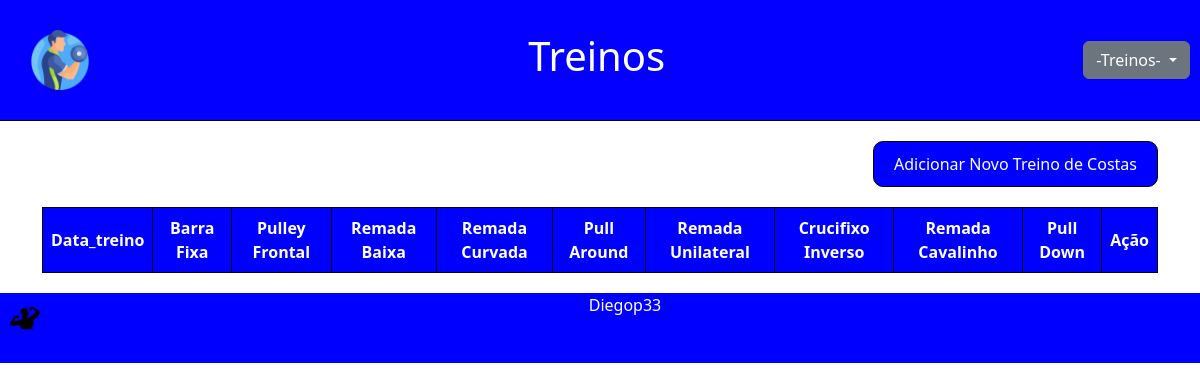
The app's page /costas/, older data.
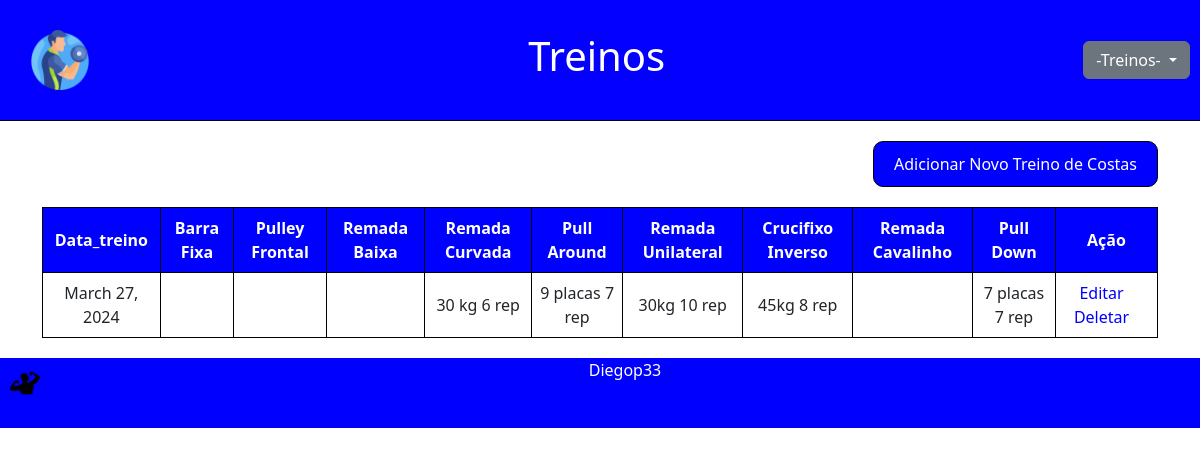
The same page, newer data.
### treino_academia/models.py (models this page shows, shortened)
class Costas(models.Model):
    data_treino = models.DateField()
    barra = models.CharField(max_length=100, blank=True)
    pulley_frontal = models.CharField(max_length=100, blank=True)
    remada_baixa = models.CharField(max_length=100, blank=True)
    remada_cur = models.CharField(max_length=100, blank=True)
    pull_aro = models.CharField(max_length=100, blank=True)
    remada_uni = models.CharField(max_length=100, blank=True)
    crucifixo_inv = models.CharField(max_length=100, blank=True)
    remada_cav = models.CharField(max_length=100, blank=True)
    pull_down = models.CharField(max_length=100, blank=True)
    class Meta:
        app_label = 'treino_academia'
        db_table = 'Treino_Costas'

### treino_academia/views.py (the view)
# urls.py: path('costas/', views.costas_list, name='costas_list'),
def costas_list(request):
    costas = Costas.objects.all()
    return render(request, 'costas_list.html', {'costas': costas})

### treino_academia/templates/costas_list.html (shortened to what this page needs)
{% load static %}
<!DOCTYPE html>
<html lang="pt-br">
<head>
  <link rel="stylesheet" href="{% static 'css/style.css' %}">
  <link href="https://cdn.jsdelivr.net/npm/bootstrap@5.2.2/dist/css/bootstrap.min.css" rel="stylesheet"
>
</head>
<body>
  <header class="header">
  <div class="logo">
   <img src="{% static 'imagens/fitness.png' %}" alt="Logo">
  </div>
  <h1>Treinos</h1>
  <div class="dropdown">
    <button class="btn btn-secondary dropdown-toggle" type="button" data-bs-toggle="dropdown" aria-expanded="false">
      -Treinos-
    </button>
  </div>
  </header>
  <main>
    <div class="container">
      <div class="add-button">
        <a href="{% url  'costas_create' %}"><button type="button">Adicionar Novo Treino de Costas</button></a>
      </div>
   <table class="tabee">
        <thead>
          <tr>
            <th>Data_treino</th>
            <th>Barra Fixa</th>
            <th>Pulley Frontal</th>
            <th>Remada Baixa</th>
            <th>Remada Curvada</th>
            <th>Pull Around</th>
            <th>Remada Unilateral</th>
            <th>Crucifixo Inverso</th>
            <th>Remada Cavalinho</th>
            <th>Pull Down</th>
            <th>Ação</th>
          </tr>
        </thead>
        <tbody>
          {% for costas in costas %}
          <tr>
            <td>{{ costas.data_treino }}</td>
            <td>{{ costas.barra }}</td>
            <td>{{ costas.pulley_frontal }}</td>
            <td>{{ costas.remada_baixa }}</td>
            <td>{{ costas.remada_cur }}</td>
            <td>{{ costas.pull_aro }}</td>
            <td>{{ costas.remada_uni }}</td>
            <td>{{ costas.crucifixo_inv }}</td>
            <td>{{ costas.remada_cav }}</td>
            <td>{{ costas.pull_down }}</td>
            <td class="action-links">
              <a href="{% url 'costas_update' costas.pk %}">Editar</a>
              <a href="{% url 'costas_delete' costas.pk %}">Deletar</a>
            </td>
          </tr>
          {% endfor %}
        </tbody>
      </table>
    </div>
</main>
  <footer class="cabecalho">
    <a> <img src="{% static 'imagens/gym.png' %}" alt="Logo"> </a>
   <p>Diegop33</p>
  </footer>
</body>
</html>

Row changes from the older to the newer data that the page shows:
added Costas: data_treino "March 27, 2024", remada_cur "30 kg 6 rep", pull_aro "9 placas 7 rep", remada_uni "30kg 10 rep", crucifixo_inv "45kg 8 rep", pull_down "7 placas 7 rep"
